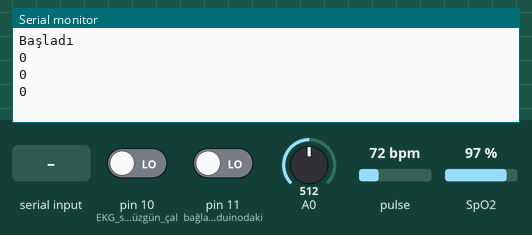
The sketch below on a simulated Arduino Uno, built for the host (arithmetic inside an expression is 32-bit, double 64-bit). Parts: the last lines printed to the serial monitor. Inputs (shaded band) come from the test bench; at power-on: pulse 72 bpm, SpO2 97 %, pin 10 (EKG_sensörünün_düzgün_çal) LOW, pin 11 (bağladığımız_arduinodaki) LOW, A0 = 512.

Above: at 1.2 s.
1.3 s: pulse set to 42 bpm
2.8 s: "2" received over the second serial link
At 3.8 s:
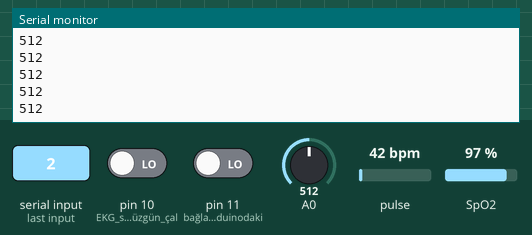
4.3 s: "50" received over the second serial link
5.8 s: SpO2 set to 80 %
At 7.1 s:
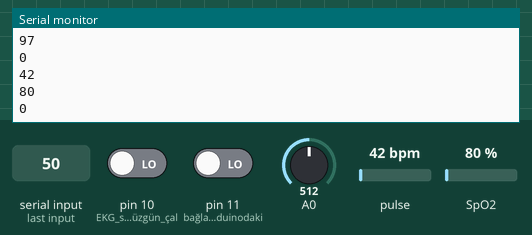
7.3 s: pulse set to 70 bpm
At 8.1 s:
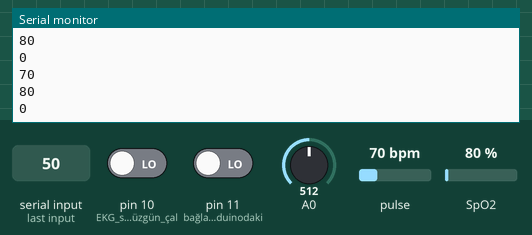
Timing chart, 0 to 9.8 s (numbered marks = the images above; inputs shaded):
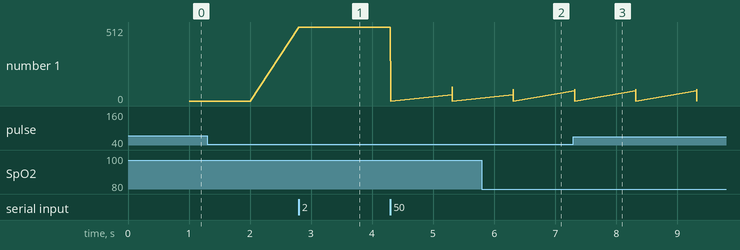

Measured:
- after the input at 2.8 s, the serial monitor: prints a new line at once (image 1)
- after the input at 5.8 s, the serial monitor: prints a new line after 0.52 s (image 2)
- after the input at 7.3 s, the serial monitor: prints a new line at once (image 3)
- plotted number 1: 0 → 512 after the input at 2.8 s

The sketch:

sensor-okuma.ino
```cpp
#include <Wire.h>                   //I2C protokolü için gerekli kütüphane (A4 ve A5 pinleri ayarlı)
#include <MAX30100_PulseOximeter.h> //MAX30100 ile nabız ölçmek için gerekli kütüphane
#include <MAX30100.h>               //Sıcaklık ölçümü için gerekli kütüphane
#include <SoftwareSerial.h>         //Bluetooth bağlantısı için eklediğimiz kütüphane
SoftwareSerial hcBaglanti(7, 6);    //HC 05 modüle bağlantı sağlayacağımız bacakları ayarlıyoruz

#define RaporlamaHizi     1000
uint32_t sonKayit = 0; //Son nabız kaydı zamanını tutacağımız değişken
String data = "49";
int gonderVeri;

MAX30100 sicaklikSensor; //MAX30100'den sicaklikSensor oluşturuyoruz
PulseOximeter nabizSensor; //PulseOximeter'den nabizSensor oluşturuyoruz

void sicaklikYaz(){                                       //Sıcaklık ölçümü için yazılan fonksiyon
  sicaklikSensor.startTemperatureSampling();              // Sıcaklığı ölçmek için MAX30100 kütüphanesinden
  int sicaklik = sicaklikSensor.retrieveTemperature();  // kullanılan fonksiyonlar
  hcBaglanti.print(sicaklik);
  Serial.println(sicaklik);
  hcBaglanti.println("*");
}

void setup(){
  pinMode(10, INPUT); // EKG sensörünün düzgün çalışabilmesi için PO+ ve PO- pinlerini
  pinMode(11, INPUT); // bağladığımız arduinodaki dijital pinleri çıkış olarak ayarlıyoruz

  Serial.begin(9600); //bilgisayar ile olan haberleşmeyi başlatıyoruz
  hcBaglanti.begin(9600); //bluetooth ile olan haberleşmeyi başlatıyoruz

  Serial.println("Başladı");

  nabizSensor.setIRLedCurrent(MAX30100_LED_CURR_7_6MA); //Nabız sensöründeki IR Ledin akımını ayarlıyoruz
}

void loop() {
  if (hcBaglanti.available()){
    data = hcBaglanti.read();
  }

  if(data=="50"){
    if ((digitalRead(10) == 1) || (digitalRead(11) == 1)){   //EKG sensörü düzgün çalışıyor mu kontrol ediyoruz
      //hcBaglanti.println('!');
    }
     else {
      gonderVeri = analogRead(A0);
      hcBaglanti.println(gonderVeri); //EKG sensöründen okunun değerler Seri Çiziciye basıyoruz
      Serial.println(gonderVeri);
    }
    delay(1);
  }
  else{
    nabizSensor.update();

    if (millis() - sonKayit > RaporlamaHizi) {
     hcBaglanti.print((int)nabizSensor.getHeartRate());  // Kalp atış sayısını
     Serial.println((int)nabizSensor.getHeartRate());           // ve
     hcBaglanti.print("*");
     hcBaglanti.print(nabizSensor.getSpO2());       // Kandaki oksijen miktarını ölçtüğümüz fonksiyonlar
     Serial.println(nabizSensor.getSpO2());
     hcBaglanti.print("*");
     sicaklikYaz();
     sonKayit = millis();
   }
  }
}
```
